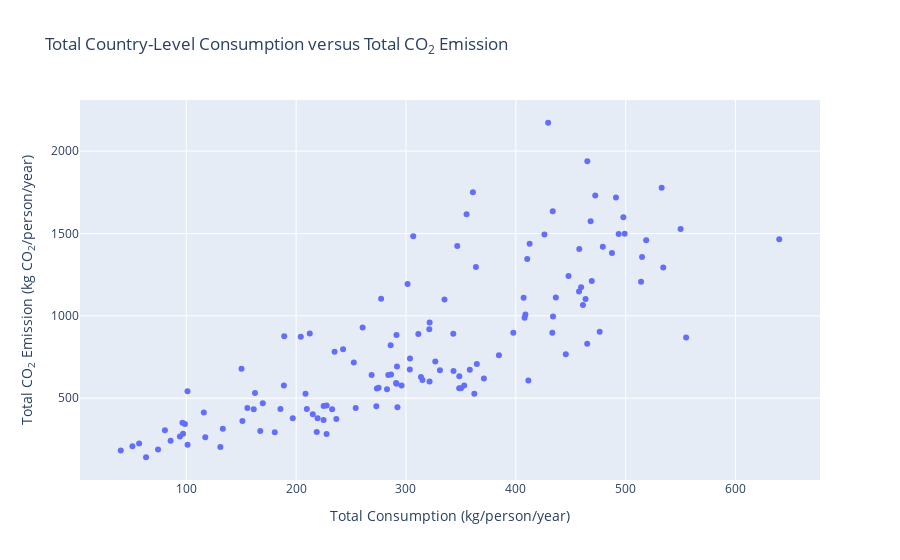

Notebook code cell kept with this figure:
### Markdown cell above
*Note that this is an interactive plot. Hovering allows for a more granular look at the data.*

### Code cell
fig = go.Figure(data = [
    go.Scatter(x = consumption_co2['Total Consumption'],
          y = consumption_co2['Total CO2 Emission'],
          mode = 'markers')
])

fig.update_layout(title = "Total Country-Level Consumption versus Total CO<sub>2</sub> Emission",
                 xaxis_title = "Total Consumption (kg/person/year)",
                 yaxis_title = "Total CO<sub>2</sub> Emission (kg CO<sub>2</sub>/person/year)")
fig.show()

### Figure 1 — Plotly figure (JSON) as saved in the notebook; plotly's stock layout.template omitted (floating-point values rounded to 4 significant figures; data arrays with more than 128 entries replaced by an {"elided": "..."} marker saying what was removed)
{"data": [{"mode": "markers", "type": "scatter", "x": {"elided": "130 float values"}, "y": {"elided": "130 float values"}}], "layout": {"title": {"text": "Total Country-Level Consumption versus Total CO<sub>2</sub> Emission"}, "xaxis": {"title": {"text": "Total Consumption (kg/person/year)"}}, "yaxis": {"title": {"text": "Total CO<sub>2</sub> Emission (kg CO<sub>2</sub>/person/year)"}}}}
